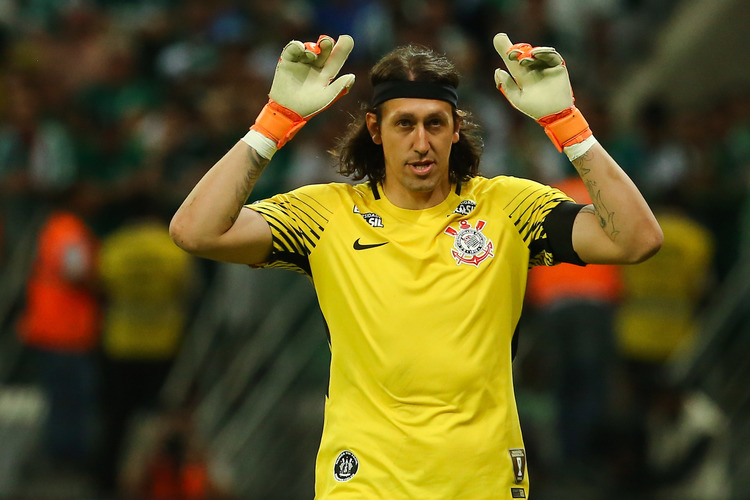
#> input picture pdi/pratica/calcio.jpg, 750 x 500 px
$ python rotacionar.py
#> lines starting #> are read from the running program, lines starting #| are printed output that depends on the picture
import matplotlib.pyplot as plt
import matplotlib.image as mpimg
import numpy as np

def main():
    imagem = mpimg.imread('calcio.jpg')
#> imagem is the input picture: shape (500, 750, 3); mean R, G, B 90.8, 81.1, 33.7
    output_image = np.zeros([imagem.shape[1], imagem.shape[0], imagem.shape[2]], dtype=np.uint8)

    for i in range(imagem.shape[0]):
        for j in range(imagem.shape[1]):
            output_image[j][i] = imagem[i][j]
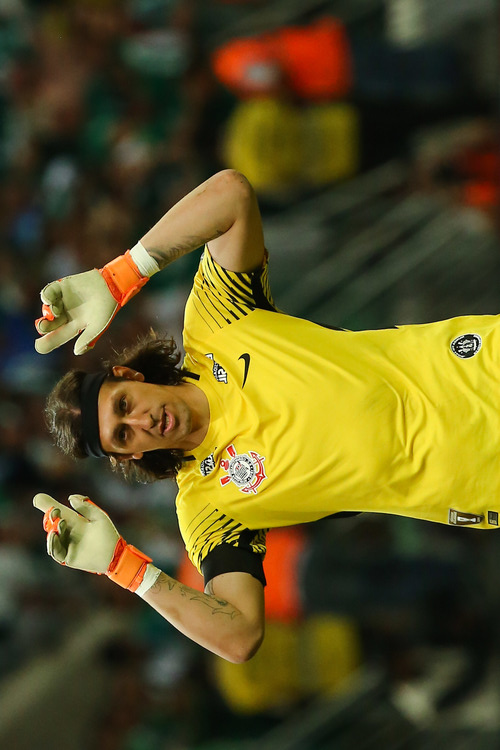
#> output_image: shape (750, 500, 3); mean R, G, B 90.8, 81.1, 33.7


    plt.imshow(output_image)
    plt.show()

if __name__ == "__main__":
    main()
